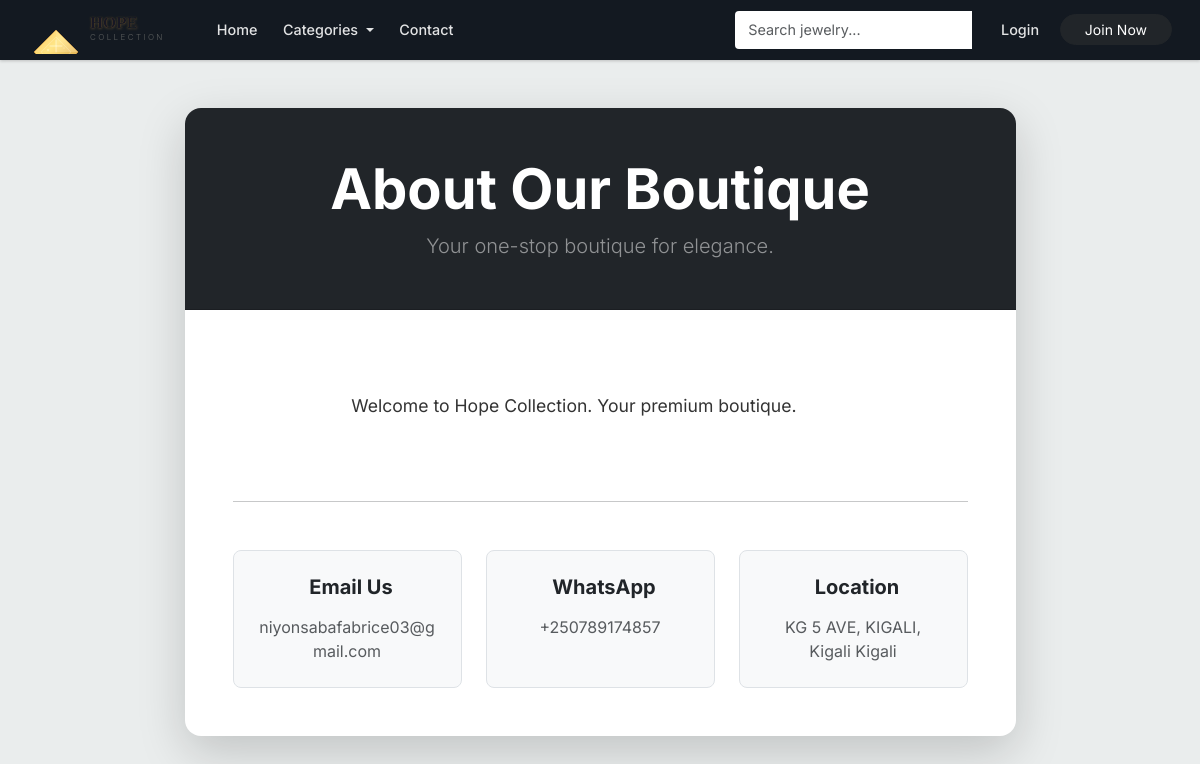
/about, run on the app's committed database.
### market/models.py (models this page shows)
class SiteSettings(db.Model):
    __tablename__ = 'site_settings'
    id               = db.Column(db.Integer, primary_key=True)
    business_name    = db.Column(db.String(100), nullable=False, default='Hope Collection')
    tagline          = db.Column(db.String(255), default='Your one-stop boutique for elegance.')
    logo_url         = db.Column(db.String(255), default='')
    meta_description = db.Column(db.String(255), default='Hope Collection - Quality jewelry, electronics, and accessories.')
    whatsapp_number  = db.Column(db.String(20), nullable=False, default='250789174857')
    contact_email    = db.Column(db.String(120), nullable=False, default='niyonsabafabrice03@gmail.com')
    business_phone   = db.Column(db.String(20))
    business_address = db.Column(db.String(255))
    facebook_url     = db.Column(db.String(255))
    instagram_url    = db.Column(db.String(255))
    currency_code    = db.Column(db.String(10), default='RWF')
    delivery_fee     = db.Column(db.Integer, default=0)
    about_content    = db.Column(db.Text, default='Welcome to Hope Collection. We provide quality products and services.')

### market/routes.py (the view)
@app.route('/about')
def about_page():
    return render_template('about.html')

### market/templates/about.html (shortened to what this page needs)
{% extends 'base.html' %}
{% block content %}
<div class="container my-5">
    <div class="row justify-content-center">
        <div class="col-md-10 col-lg-9">
            <div class="card border-0 shadow-lg rounded-4 overflow-hidden">
                <div class="card-header bg-dark text-white p-5 text-center">
                    <h1 class="display-4 fw-bold mb-2">About Our Boutique</h1>
                    <p class="lead mb-0 text-white-50">{{ site_settings.tagline }}</p>
                </div>
                <div class="card-body p-5">
                    <div class="about-text mb-5" style="white-space: pre-wrap; font-size: 1.1rem; line-height: 1.8; color: #333;">
                        {{ site_settings.about_content }}
                    </div>
                    <hr class="my-5">
                    <div class="row text-center g-4">
                        <div class="col-md-4">
                            <div class="p-4 border rounded-3 h-100 bg-light">
                                <h5 class="fw-bold mb-3">Email Us</h5>
                                <p class="text-muted mb-0">{{ site_settings.contact_email }}</p>
                            </div>
                        </div>
                        <div class="col-md-4">
                            <div class="p-4 border rounded-3 h-100 bg-light">
                                <h5 class="fw-bold mb-3">WhatsApp</h5>
                                <p class="text-muted mb-0">+{{ site_settings.whatsapp_number }}</p>
                            </div>
                        </div>
                        <div class="col-md-4">
                            <div class="p-4 border rounded-3 h-100 bg-light">
                                <h5 class="fw-bold mb-3">Location</h5>
                                <p class="text-muted mb-0">{{ site_settings.business_address if site_settings.business_address else 'Online Store' }}</p>
                            </div>
                        </div>
                    </div>
                </div>
            </div>
        </div>
    </div>
</div>
{% endblock %}

### market/static/css/storefront.css (style rules this page uses)
:root { --ink: #0f1111; --muted: #565959; --paper: #eaeded; --cream: #f3efe7; --line: rgba(15, 17, 17, 0.11); --gold: #c7923e; --green: #198754; --amazon-blue: #146eb4; --amazon-orange: #febd69; --amazon-yellow: #f3a847; --card-bg: #ffffff; --hero-gradient: linear-gradient(135deg, #1a1a2e, #16213e, #0f3460); --shadow-sm: 0 2px 5px rgba(0,0,0,0.06); --shadow-md: 0 4px 12px rgba(0,0,0,0.10); --shadow-lg: 0 8px 30px rgba(0,0,0,0.12); }
* { letter-spacing: 0; box-sizing: border-box; }
body { color: var(--ink); background: var(--paper); font-family: Inter, ui-sans-serif, system-ui, -apple-system, BlinkMacSystemFont, "Segoe UI", sans-serif; }

### data on the page
SiteSettings: tagline "Your one-stop boutique for elegance.", about_content "Welcome to Hope Collection. Your premium boutique.", contact_email "niyonsabafabrice03@gmail.com", whatsapp_number "250789174857", business_address "KG 5 AVE, KIGALI, Kigali Kigali"
